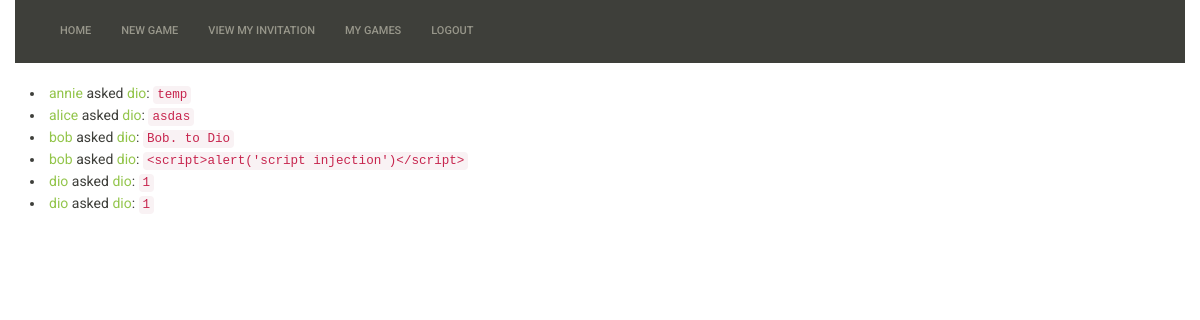
/tictactoe/view_invitation (signed in), run on the app's committed database.
### tictactoe/models.py (models this page shows)
class Invitation(models.Model):
    from_user = models.ForeignKey(User, related_name="invitations_sent")
    to_user = models.ForeignKey(User, related_name="invitation_received")
    message = models.CharField(max_length=300)
    timestamp = models.DateTimeField(auto_now_add=True)
    objects = InvitationManager()

### tictactoe/views.py (the view)
# urls.py: url(r'^tictactoe/view_invitation', tictactoe_views.view_invitation, name="tictactoe_view_invitation")
@login_required
def view_invitation(request):
    invites = Invitation.objects.invitation_for_user(request.user)
    return render(request, "tictactoe/view_invitation.html", {'invites': invites})

### tictactoe/models.py (called while the page is built)
    def invitation_for_user(self, user):
        return super(InvitationManager, self).get_queryset().filter(Q(to_user_id=user.id))

### tictactoe/templates/tictactoe/view_invitation.html (shortened to what this page needs)
{% extends "base.html" %}
{% block content %}
{%  for invite in invites %}
    <li><a href="#">{{ invite.from_user }}</a> asked <a href="#">{{ invite.to_user }}</a>: <code>{{ invite.message }}</code></li>
{%  endfor %}
{% endblock content %}

### data on the page
Invitation: from_user "annie", to_user "dio", message "temp"
Invitation: from_user "alice", to_user "dio", message "asdas"
Invitation: from_user "bob", to_user "dio", message "Bob. to Dio"
Invitation: from_user "bob", to_user "dio", message "<script>alert('script injection')</script>"
Invitation: from_user "dio", to_user "dio", message "1"
Invitation: from_user "dio", to_user "dio", message "1"
